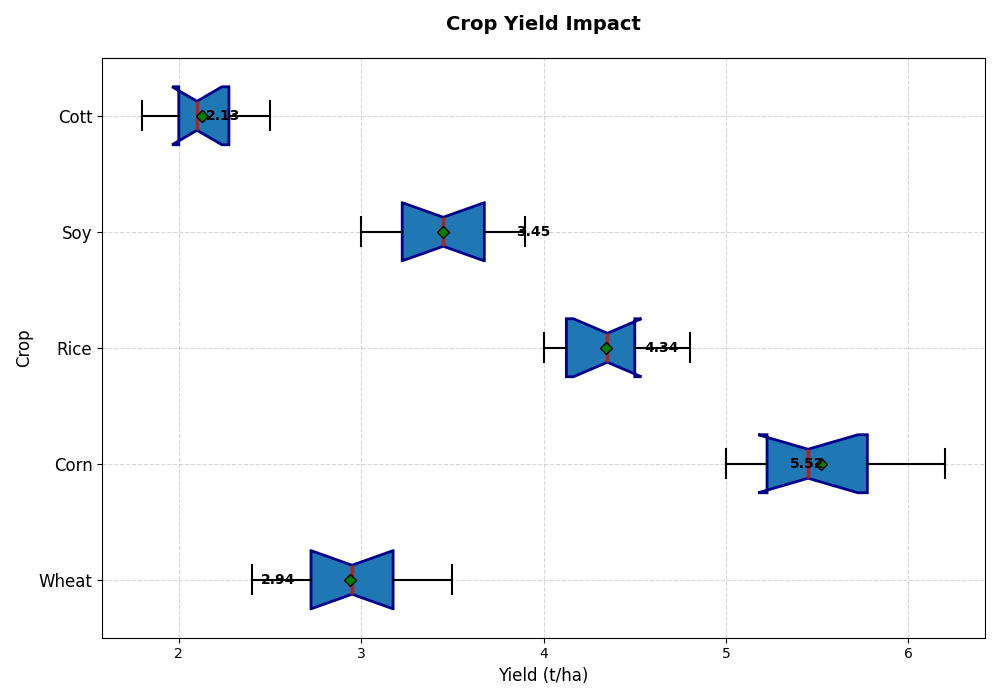

Write Python code to recreate this figure.
import matplotlib.pyplot as plt
import numpy as np

# Data setup
crops = ['Wheat', 'Corn', 'Rice', 'Soy', 'Cott']
wheat_yield = [2.5, 3.0, 3.2, 2.8, 2.9, 3.5, 3.1, 2.7, 3.3, 2.4]
corn_yield = [5.0, 5.5, 5.2, 6.0, 5.8, 5.7, 5.1, 6.2, 5.4, 5.3]
rice_yield = [4.0, 4.2, 4.1, 4.5, 4.3, 4.4, 4.0, 4.6, 4.8, 4.5]
soy_yield = [3.0, 3.5, 3.7, 3.3, 3.6, 3.4, 3.9, 3.2, 3.1, 3.8]
cotton_yield = [1.8, 2.0, 2.1, 2.3, 2.2, 2.5, 2.4, 2.0, 1.9, 2.1]

data = [wheat_yield, corn_yield, rice_yield, soy_yield, cotton_yield]

fig, ax = plt.subplots(figsize=(10, 7))
boxprops = dict(linestyle='-', linewidth=2, color='darkblue')
medianprops = dict(linestyle='-', linewidth=2.5, color='firebrick')
meanprops = dict(marker='D', markeredgecolor='black', markerfacecolor='green')

ax.boxplot(data, vert=False, patch_artist=True, showmeans=True, notch=True,
           boxprops=boxprops, medianprops=medianprops, meanprops=meanprops,
           whiskerprops=dict(linewidth=1.5), capprops=dict(linewidth=1.5))

ax.set_yticklabels(crops, fontsize=12)
ax.set_title('Crop Yield Impact', fontsize=14, weight='bold', pad=20)
ax.set_xlabel('Yield (t/ha)', fontsize=12)
ax.set_ylabel('Crop', fontsize=12)
ax.grid(True, which='both', linestyle='--', alpha=0.5)

# Shuffled colors
colors = ['#FFCC99', '#99FF99', '#FF9999', '#FFD700', '#66B3FF']
for patch, color in zip(ax.artists, colors):
    patch.set_facecolor(color)

for i, crop in enumerate(crops):
    ax.text(data[i][-1] + 0.05, i + 1, f'{np.mean(data[i]):.2f}',
            va='center', fontsize=10, color='black', weight='bold')

plt.tight_layout()
plt.show()
